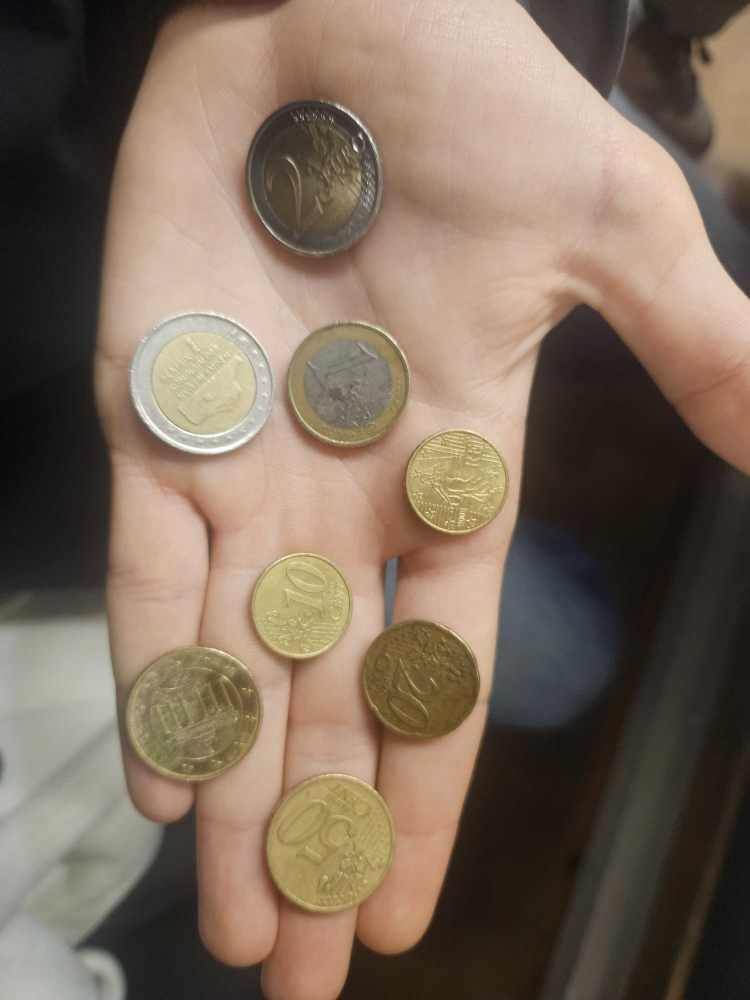
#> input picture base_images_validation/1000016159.jpg, 2250 x 3000 px (shown at 1/3 size); its folder holds only this picture in this run
$ python Otsu_final.py
#> lines starting #> are read from the running program, lines starting #| are printed output that depends on the picture; after the words box and inside, x2 and y2 are one past the last pixel; in counts of white or black regions, pixels touching at a corner belong together
import cv2
import os
import json
import numpy as np
import math

def charger_images(dossier):
#> called with dossier = 'base_images_validation'
    images = []
    noms = []

    for fichier in os.listdir(dossier):
        if fichier.lower().endswith(('.png', '.jpg', '.jpeg')):
            chemin = os.path.join(dossier, fichier)
            img = cv2.imread(chemin)
#> img is the input picture: shape (3000, 2250, 3); mean B, G, R 92.7, 108.4, 125.2
#> `images, noms = charger_images(dossier_images)`: images = 1 item; noms = ['1000016159.jpg']
#| 1 images chargées

            if img is not None:
                images.append(img)
                noms.append(fichier)

    return images, noms

def afficher_image(titre, image, largeur=400):
    h, w = image.shape[:2]
    ratio = largeur / w
    nouvelle_taille = (largeur, int(h * ratio))

    image_redim = cv2.resize(image, nouvelle_taille)

    cv2.imshow(titre, image_redim)

def pretraitement(image):
    flou = cv2.GaussianBlur(image, (5, 5), 0)
    gris = cv2.cvtColor(flou, cv2.COLOR_BGR2GRAY)

    gris = cv2.equalizeHist(gris)

    return gris

# [6 lines left out: function seuillage_otsu, not called in this run]

def morphologie(image):
    kernel = np.ones((5,5), np.uint8)

    ouverture = cv2.morphologyEx(image, cv2.MORPH_OPEN, kernel)

    fermeture = cv2.morphologyEx(ouverture, cv2.MORPH_CLOSE, kernel)

    dilation = cv2.dilate(fermeture, kernel, iterations=1)

    return dilation

def pipeline(image):
    gris = pretraitement(image)

    _, thresh = cv2.threshold(
        gris, 0, 255,
        cv2.THRESH_BINARY_INV + cv2.THRESH_OTSU
    )

    morph = morphologie(thresh)

    contours = trouver_contours(morph)
    contours = filtrer_contours(contours)

    return morph, contours

def trouver_contours(image_binaire):
    contours, _ = cv2.findContours(
        image_binaire,
        cv2.RETR_EXTERNAL,
        cv2.CHAIN_APPROX_SIMPLE
    )
    return contours

def filtrer_contours(contours, aire_min=2000):
    bons = []

    for cnt in contours:
        aire = cv2.contourArea(cnt)
        if aire < aire_min:
            continue

        perimetre = cv2.arcLength(cnt, True)
        if perimetre == 0:
            continue

        x,y,w,h = cv2.boundingRect(cnt)
        ratio = w / h

        if ratio < 0.7 or ratio > 1.3:
            continue

        circularite = 4 * math.pi * aire / (perimetre ** 2)

        if 0.7 < circularite < 1.2:
            bons.append(cnt)

    return bons


def parcourir_dossier(images, noms):
    for i in range(len(images)):
        img = images[i]
        nom = noms[i]

        morph, contours = pipeline(img)

        img_contours = img.copy()
        cv2.drawContours(img_contours, contours, -1, (0,255,0), 2)

        afficher_image(f"Original - {nom}", img)
        afficher_image("Morpho", morph)
        afficher_image("Contours", img_contours)

        print(f"Image {i+1}/{len(images)} : {nom}")
        print("Appuie sur 'n' pour suivant, 'q' pour quitter")

        key = cv2.waitKey(0)

        if key == ord('q'):
            break

        cv2.destroyAllWindows()
#> this loop made 1 pass; (key q is pressed on pass 1)
#> nom on pass 1: '1000016159.jpg'
#> (printed output is left out)
#> pass 1, in pretraitement, `gris = cv2.cvtColor(flou, cv2.COLOR_BGR2GRAY)`:
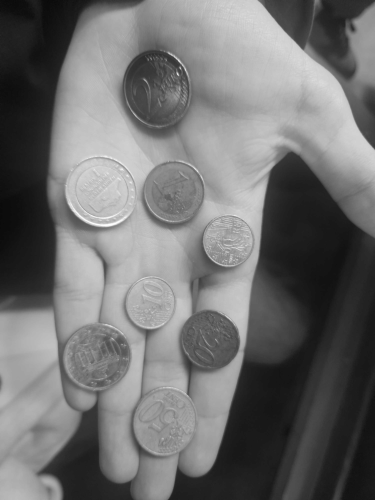
#> gris: shape (3000, 2250) (shown at 1/6 size); min 7, max 255, mean 111.6
#> pass 1, in pretraitement, `gris = cv2.equalizeHist(gris)`:
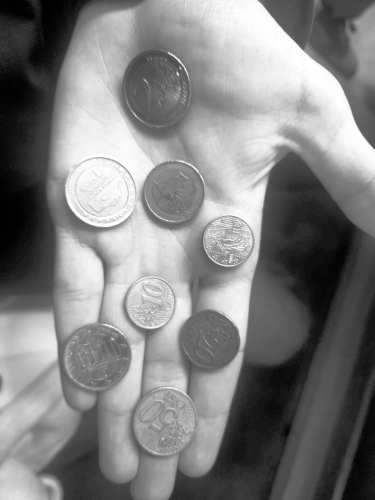
#> gris: shape (3000, 2250) (shown at 1/6 size); min 0, max 255, mean 128.5
#> pass 1, in pipeline, `_, thresh = cv2.threshold( gris, 0, 255, cv2.THRESH_BINARY_INV + cv2.T..`:
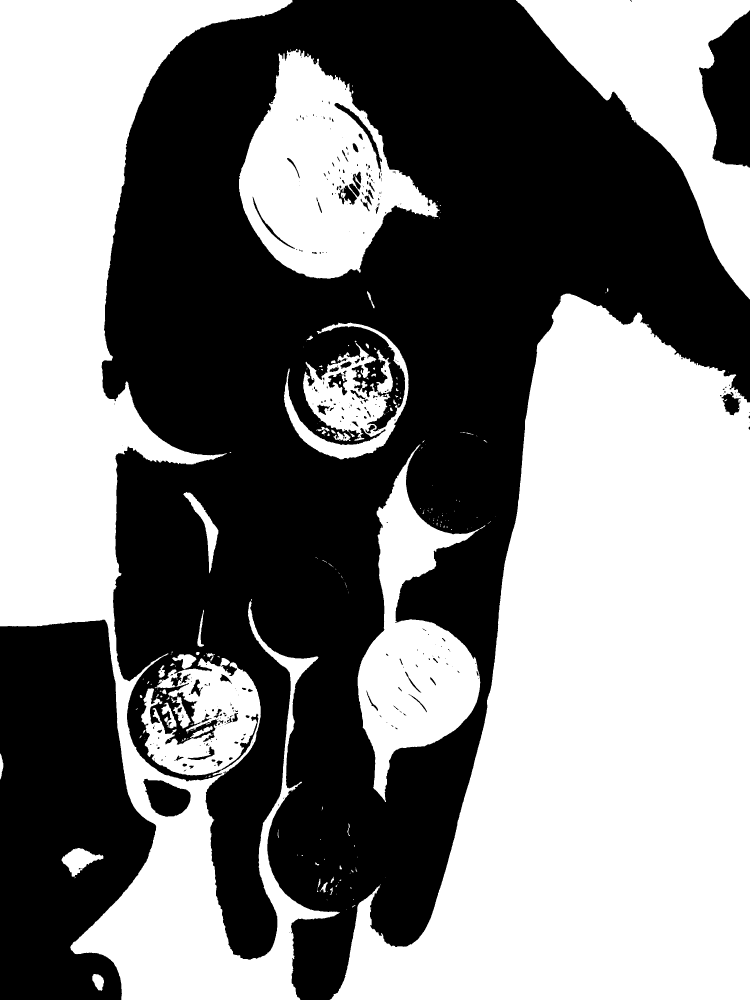
#> thresh: shape (3000, 2250) (shown at 1/3 size); 50.2% white; 317 black regions (191 under 20 px), largest, box (x1, y1, x2, y2) and area: (305, 0, 2250, 3000) 2877496, (0, 1859, 469, 3000) 399344, (2097, 31, 2250, 503) 49396


def charger_json(fichier):
    with open(fichier, 'r') as f:
        data = json.load(f)

    cercles = []

    for shape in data["shapes"]:
        if shape["shape_type"] != "circle":
            continue

        (cx, cy), (px, py) = shape["points"]

        rayon = math.sqrt((cx - px)**2 + (cy - py)**2)

        cercles.append((cx, cy, rayon))

    return cercles


def contour_vers_cercle(contours):
    cercles = []

    for cnt in contours:
        (x, y), rayon = cv2.minEnclosingCircle(cnt)
        cercles.append((int(x), int(y), int(rayon)))

    return cercles

def distance(c1, c2):
    return math.sqrt((c1[0] - c2[0])**2 + (c1[1] - c2[1])**2)


# [33 lines left out: functions matcher, calcul_f1, not called in this run]


def evaluer_image(image, json_path):
    morph, contours = pipeline(image)

    predits = contour_vers_cercle(contours)
    reels = charger_json(json_path)

    TP, FP, FN = matcher(predits, reels)

    precision, recall, f1 = calcul_f1(TP, FP, FN)

    return precision, recall, f1


def evaluer_dataset(images, noms, dossier_json):
#> called with dossier_json = 'validation_annotee'
    precisions, recalls, f1s = [], [], []

    for i in range(len(images)):
        nom_image = noms[i]
        nom_json = nom_image.replace(".jpg", ".json")

        json_path = os.path.join(dossier_json, nom_json)

        p, r, f1 = evaluer_image(images[i], json_path)

        precisions.append(p)
        recalls.append(r)
        f1s.append(f1)

        print(f"{nom_image} → F1 = {f1:.3f}")
#> this loop made 1 pass
#> (nom_image, nom_json) on pass 1: ('1000016159.jpg', '1000016159.json')
#> pass 1, in morphologie (call 2), `ouverture = cv2.morphologyEx(image, cv2.MORPH_OPEN, kernel)`:
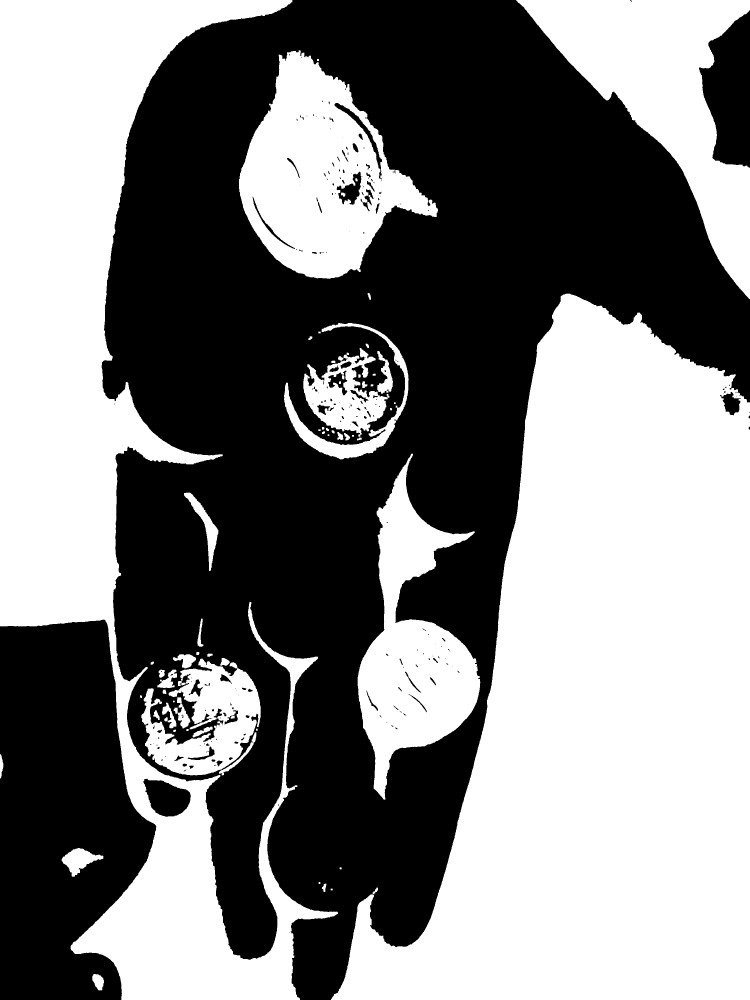
#> ouverture: shape (3000, 2250) (shown at 1/3 size); 50.1% white; 216 black regions (120 under 20 px), largest, box (x1, y1, x2, y2) and area: (305, 0, 2250, 3000) 2888020, (0, 1859, 469, 3000) 399475, (2097, 31, 2250, 503) 49430
#> pass 1, in morphologie (call 2), `fermeture = cv2.morphologyEx(ouverture, cv2.MORPH_CLOSE, kernel)`:
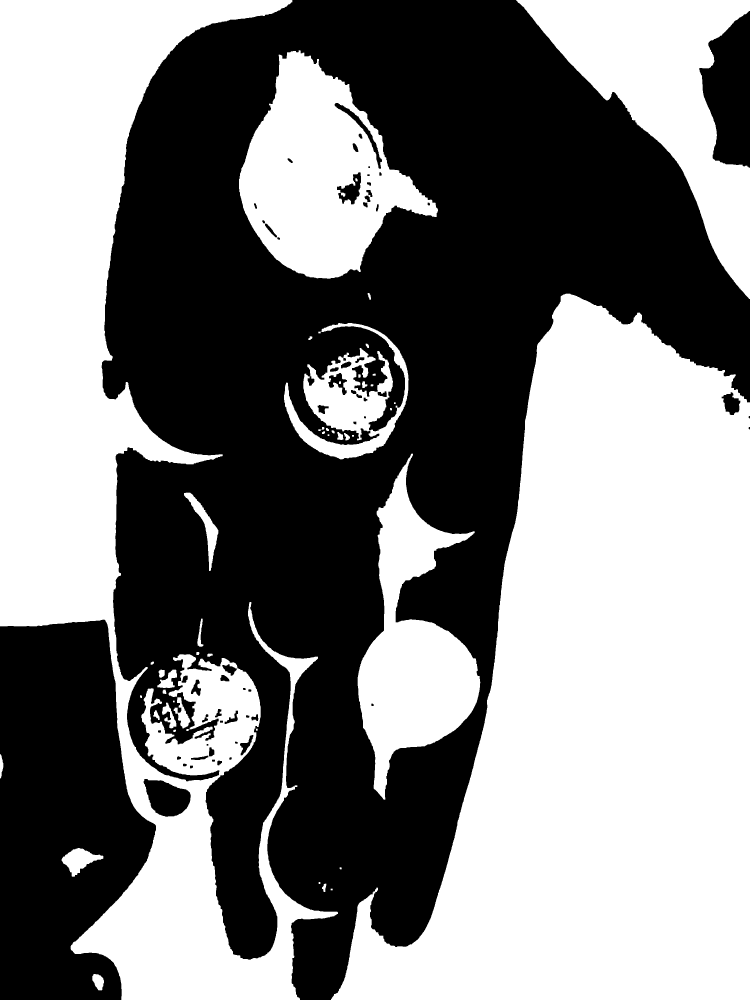
#> fermeture: shape (3000, 2250) (shown at 1/3 size); 50.2% white; 62 black regions, largest, box (x1, y1, x2, y2) and area: (305, 0, 2250, 3000) 2881926, (0, 1859, 468, 3000) 399434, (2098, 33, 2250, 503) 49403
#> pass 1, in morphologie (call 2), `dilation = cv2.dilate(fermeture, kernel, iterations=1)`:
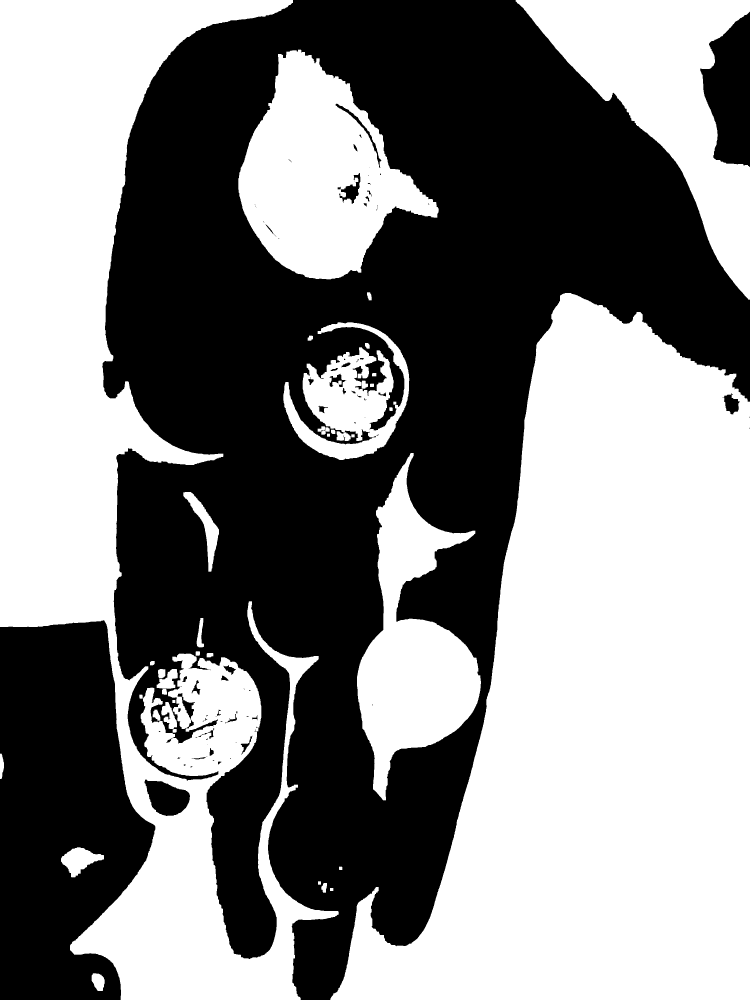
#> dilation: shape (3000, 2250) (shown at 1/3 size); 51.4% white; 90 black regions (49 under 20 px), largest, box (x1, y1, x2, y2) and area: (307, 0, 2250, 3000) 2816114, (0, 1861, 466, 3000) 393916, (2100, 35, 2250, 501) 47723
#> after the loop, f1s = []; precisions = []; recalls = []

    print("\n--- MOYENNE ---")
    print(f"Precision : {sum(precisions)/len(precisions):.3f}")
    print(f"Recall    : {sum(recalls)/len(recalls):.3f}")
    print(f"F1-score  : {sum(f1s)/len(f1s):.3f}")


# [7 lines left out: function dessiner_cercles, not called in this run]

if __name__ == "__main__":

    dossier_images = "base_images_validation"
    dossier_json = "validation_annotee"

    images, noms = charger_images(dossier_images)

    print(f"{len(images)} images chargées")

    parcourir_dossier(images, noms)

#> (the run stopped early here; a loop or call above may not have finished)

$ run again, on base_images_validation/WhatsApp Image 2026-02-06 at 18.24.27.jpeg
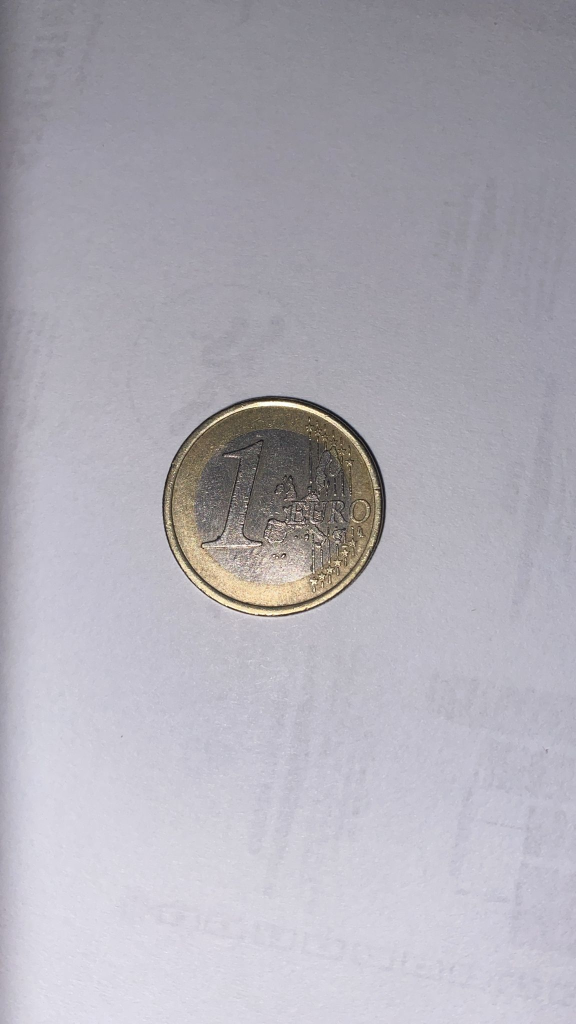
#> input picture base_images_validation/WhatsApp Image 2026-02-06 at 18.24.27.jpeg, 1152 x 2048 px (shown at 1/2 size)
#> in charger_images, img is the input picture: shape (2048, 1152, 3); mean B, G, R 181.5, 172.7, 175.2
#> images = 1 item
#| 1 images chargées
#> the loop in parcourir_dossier, `for i in range(len(images)):` made 1 pass; (key q is pressed on pass 1)
#> (printed output is left out)
#> pass 1, in pipeline, `_, thresh = cv2.threshold( gris, 0, 255, cv2.THRESH_BINARY_INV + cv2.T..`:
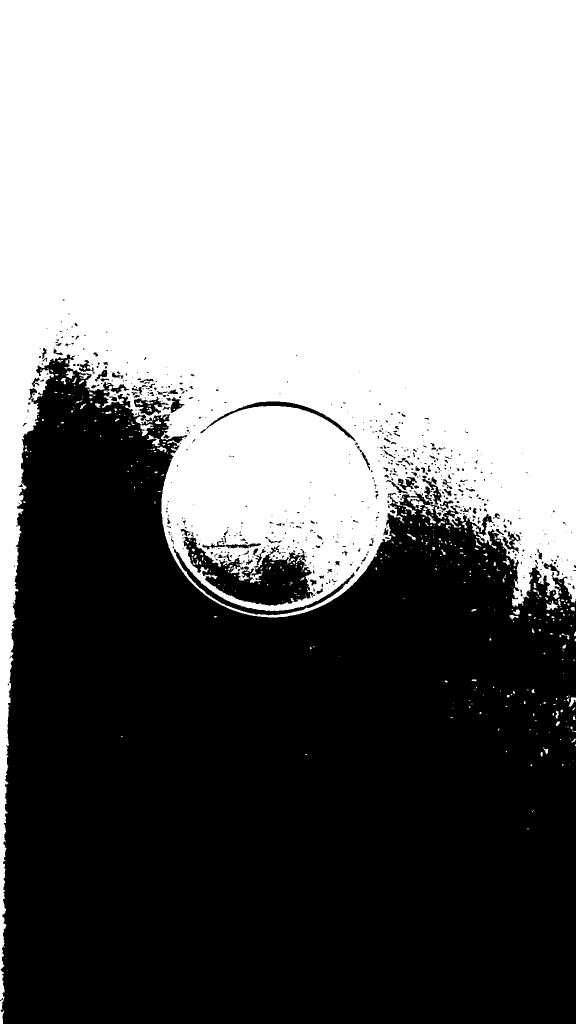
#> thresh: shape (2048, 1152) (shown at 1/2 size); 50.7% white; 664 black regions (524 under 20 px), largest, box (x1, y1, x2, y2) and area: (1, 709, 1152, 2048) 1128371, (367, 1073, 630, 1211) 15889, (348, 1098, 709, 1231) 3388
#> the loop in evaluer_dataset, `for i in range(len(images)):` made 1 pass
#> pass 1, in morphologie (call 2), `dilation = cv2.dilate(fermeture, kernel, iterations=1)`:
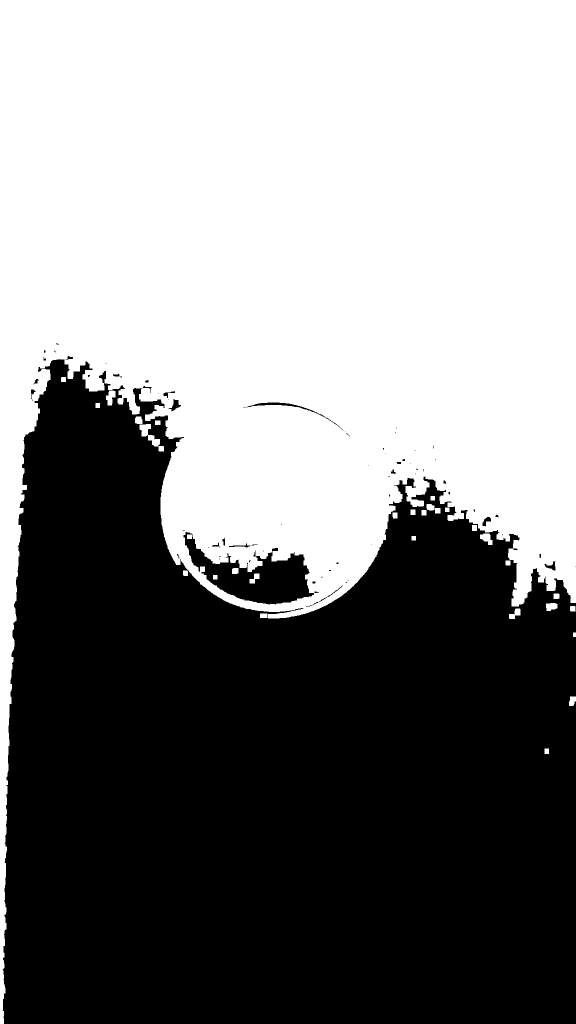
#> dilation: shape (2048, 1152) (shown at 1/2 size); 51.2% white; 74 black regions (49 under 20 px), largest, box (x1, y1, x2, y2) and area: (5, 718, 1152, 2048) 1131899, (367, 1064, 628, 1209) 16009, (493, 805, 687, 861) 589
#> after the loop in evaluer_dataset, `for i in range(len(images)):`: f1s = []
